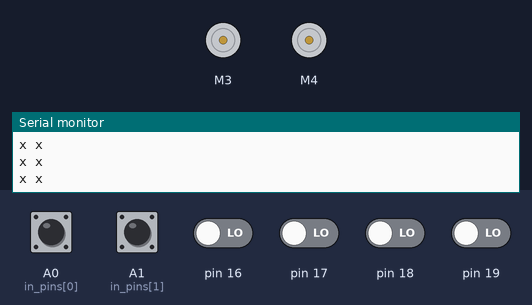
The sketch below on a simulated Arduino Uno, built with avr-gcc and run on an emulated ATmega328P. On the bench: 2 × DC motor (green arrow = forward, orange = backward, longer = faster), the last lines printed to the serial monitor. Inputs (shaded band) come from the test bench; at power-on: A0 (in_pins[0]), A1 (in_pins[1]) HIGH, pin 16–19 LOW.

Above: at 1.2 s.
1.3 s: A0 (in_pins[0]) pulled LOW for 0.15 s
2.9 s: A1 (in_pins[1]) pulled LOW for 1 s
At 3.95 s:
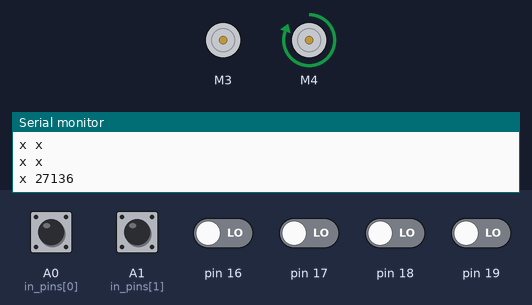
5.5 s: A0 (in_pins[0]) pulled LOW for 1 s
At 6.56 s:
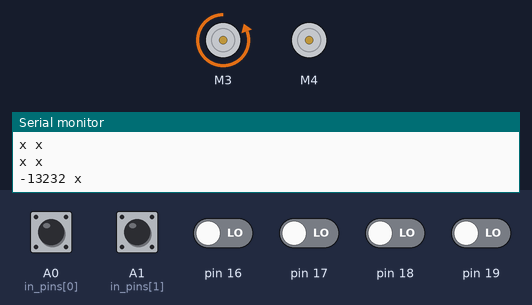
8.1 s: A0 (in_pins[0]) pulled LOW for 1 s
At 9.17 s:
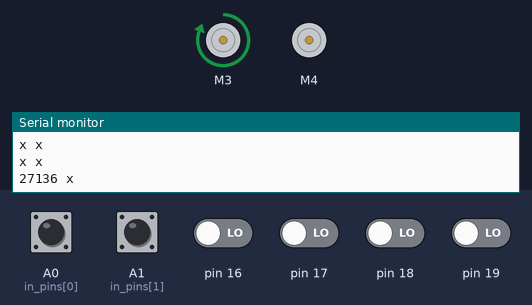
10.7 s: A1 (in_pins[1]) pulled LOW for 1 s
At 11.77 s:
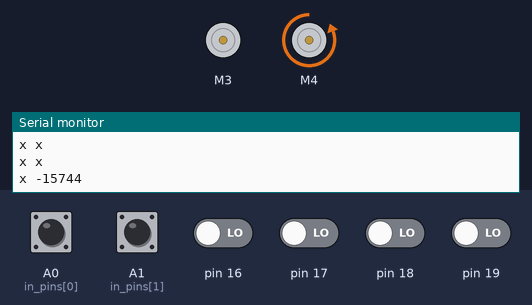
Timing chart, 0 to 13.7 s (numbered marks = the images above; inputs shaded):
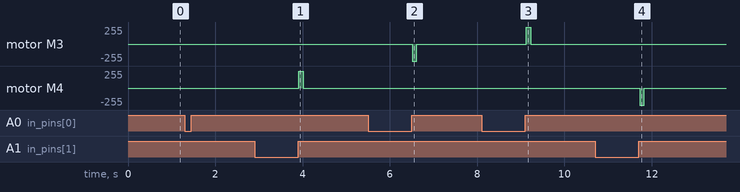

Measured:
- after the input at 2.9 s, motor M4: stopped → forward 255/255 after 1.0 s, → stopped 0.10 s later
- after the input at 5.5 s, motor M3: stopped → backward 255/255 after 1.0 s, → stopped 0.10 s later
- after the input at 8.1 s, motor M3: stopped → forward 255/255 after 1.0 s, → stopped 0.10 s later
- after the input at 10.7 s, motor M4: stopped → backward 255/255 after 1.0 s, → stopped 0.10 s later

The sketch:

ArduinoMotorController.ino
```cpp
// motor controller taking servo-style PWM signal as input and running an adafruit classic motor shield as output
// by Tyler Bletsch (2020-02-04)

//////////// motor stuff
#include <AFMotor.h>

AF_DCMotor motor3(3);
AF_DCMotor motor4(4);

AF_DCMotor motors[] = {motor3,motor4};
const int num_motors = sizeof(motors)/sizeof(*motors);

int time_min = 1000; // servo pulse us for full reverse
int time_max = 2000; // servo pulse us for full forward
int time_stop = 1500; // servo pulse us for stop
int time_deadzone = 100; // servo pulse deadzone around time_stop


/////////////// pwm reading stuff
int in_pins[] = {A0,A1}; // get servo pwm signals from here (note: i use direct port/pin manipulation elsewhere in code, so changing this will break stuff. )
const int num_in_pins = sizeof(in_pins)/sizeof(*in_pins);

unsigned long t_last_rise[num_in_pins] = {0};
bool state_last[num_in_pins] = {0};
int t_delta[num_in_pins] = {0};

byte old_portc=0;

// see https://playground.arduino.cc/Main/PinChangeInterrupt/ for info on this interrupt
// handle pin change interrupt for A0 to A5 here
ISR (PCINT1_vect) {
  //Serial.println("ok");
  unsigned long now = micros();
  byte portc_now = PINC;
  byte change = old_portc ^ portc_now;

  for (int i=0; i<num_in_pins; i++) {
    bool state = portc_now & (1<<i);
    bool state_last = old_portc & (1<<i);
    if (!state_last && state) { // rising edge
      t_last_rise[i] = now;
    } else if (state_last && !state) { // falling edge
      if (t_last_rise[i] != 0) { // non-first time
        t_delta[i] = now - t_last_rise[i];
      }
    }
  }
  old_portc = portc_now;
}

void setup() {
  // pin setup and initialize
  for (int i=0; i<num_in_pins; i++) {
    pinMode(in_pins[i],INPUT_PULLUP);
    state_last[i] = digitalRead(in_pins[i]);
  }

  // pin change interrupt setup  (see https://playground.arduino.cc/Main/PinChangeInterrupt/ )
  PCMSK1 = 0b00001111; // A0-A3 enable
  PCIFR = 0b00000010; // clear any outstanding interrupt: PCMSK1 on, PCMSK0 and PCMSK2 off
  PCICR = 0b00000010; // enable interrupt: PCMSK1 on, PCMSK0 and PCMSK2 off

  // serial setup
  Serial.begin(115200);
  Serial.println("Booted.");

  // motor setup
  for (int m=0; m<num_motors; m++) {
    motors[m].run(RELEASE);
  }

}

void loop() {
  // check time status and update motors and print status to serial
  for (int i=0; i<num_in_pins; i++) {
    if (t_last_rise[i]==0 || micros() - t_last_rise[i] > 30000) {
      Serial.print("x"); Serial.print(" ");
      motors[i].run(RELEASE);
    } else {
      Serial.print(t_delta[i]); Serial.print(" ");
      run_motor(i,t_delta[i]);
    }
  }
  Serial.println();
  delay(100);
}

// like map(), but output cant go outside of target bounds (clamped)
#define clampmap(x,a,b,u,v) max(min(map(x,a,b,u,v),v),u)

// run a motor based on a servo pwm time (t_delta in range time_min .. time_max)
void run_motor(int motor_num, int t_delta) {
  int i = motor_num;
  if (t_delta==0) {
    Serial.println("ERROR: t_delta is 0");
  } else if (t_delta < time_stop-time_deadzone) {
    motors[i].run(BACKWARD);
    motors[i].setSpeed(clampmap(t_delta,time_stop-time_deadzone,time_min,0,255));
  } else if (t_delta < time_stop+time_deadzone) {
    motors[i].run(FORWARD);
    motors[i].setSpeed(0);
  } else {
    motors[i].run(FORWARD);
    motors[i].setSpeed(clampmap(t_delta,time_stop+time_deadzone,time_max,0,255));
  }
}
```
